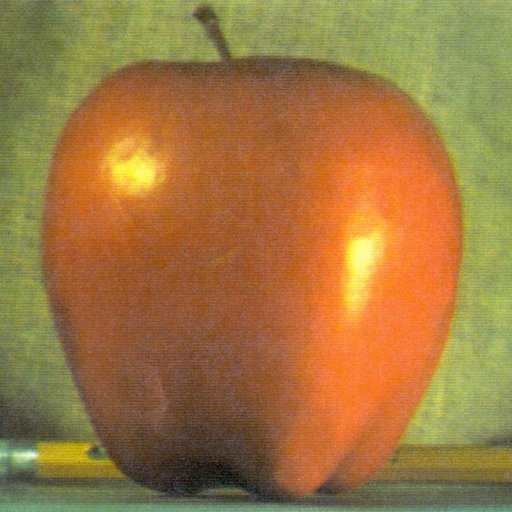
#> input picture Practice Images/apple.jpg, 512 x 512 px, found by its file name
$ jupyter execute --allow-errors OpenCV_Intro_and_loading_images.ipynb   (shell and % lines are left out)
#> lines starting #> are read from the running program, lines starting #| are printed output that depends on the picture
<a href="https://colab.research.google.com/github/Satwikram/OpenCV-Notebooks/blob/master/OpenCV_Intro_and_loading_images.ipynb" target="_parent"></a>

Content:
Intrdoduction to OpenCv and Loading images and videos in OpenCV

OpenCV is BGR

Matplotlib is RGB

[cell 1]
# Including Librarries
import cv2

[cell 2]
cv2.__version__

[cell 3]
import numpy as np
import matplotlib.pyplot as plt

Reading an Image

[cell 4]
img = cv2.imread('/content/drive/My Drive/OpenCV/apple.jpg',cv2.IMREAD_GRAYSCALE )
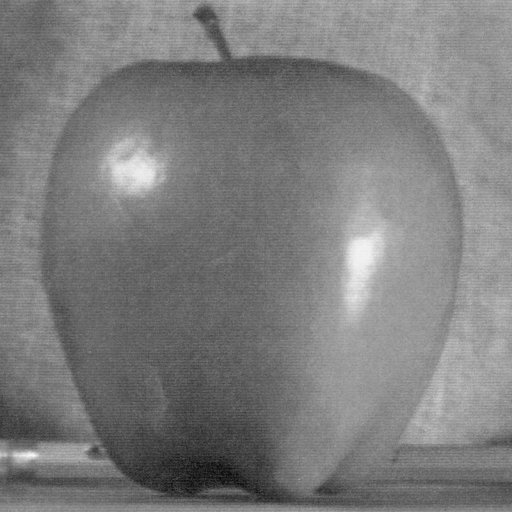
#> img: shape (512, 512); min 7, max 250, mean 125.2

Showing Image using CV2

[cell 5]
'''
cv2.imshow('image', img)
cv2.waitKey(0)
cv2.destroyAllWindows()
'''

Showing Image using Matplotlib

[cell 6]
plt.imshow(img)

[cell 7]
plt.imshow(img, cmap = 'hot')

[cell 8]
plt.imshow(img, cmap = 'gray')

With interpolation

[cell 9]
plt.imshow(img, cmap = 'gray', interpolation = 'bicubic')

Plotting Images

[cell 10]
plt.imshow(img, cmap = 'gray', interpolation = 'bicubic')
plt.plot([50, 100], [80, 100],'r', linewidth = 10)
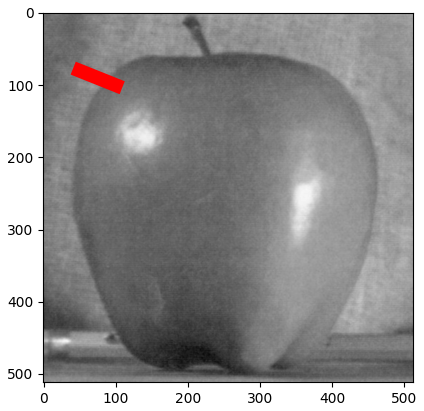
#> figure drawn by matplotlib, 1 panel

Saving Images

[cell 11]
cv2.imwrite('apple_copy.png', img)
#> Out = True
